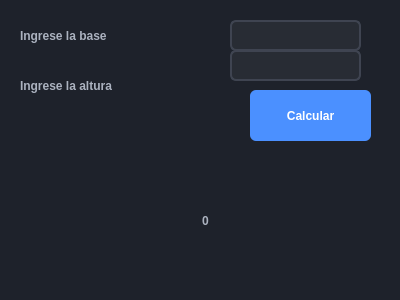
<?xml version="1.0" encoding="UTF-8"?>
<ui version="4.0">
 <class>Dialog</class>
 <widget class="QDialog" name="Dialog">
  <property name="geometry">
   <rect>
    <x>0</x>
    <y>0</y>
    <width>400</width>
    <height>300</height>
   </rect>
  </property>
  <property name="windowTitle">
   <string>Area de un Triangulo</string>
  </property>
  <property name="styleSheet">
   <string notr="true">/* DISEÑO GENERAL DE LA VENTANA */
QDialog, QMainWindow {
    background-color: #1e222b; /* Fondo oscuro elegante */
    color: #ffffff;            /* Texto blanco */
    font-family: &quot;Segoe UI&quot;, Arial, sans-serif;
    font-size: 14px;
}

/* DISEÑO DE LOS CUADROS DE TEXTO (Inputs) */
QLineEdit, QTextEdit, QPlainTextEdit {
    background-color: #282c34; /* Gris más claro que el fondo */
    color: #ffffff;
    border: 2px solid #3f4451;  /* Borde sutil */
    border-radius: 6px;        /* Bordes redondeados */
    padding: 6px 10px;
    selection-background-color: #4b90ff;
}

/* Cuando el usuario hace clic para escribir en el cuadro de texto */
QLineEdit:focus, QTextEdit:focus, QPlainTextEdit:focus {
    border: 2px solid #4b90ff; /* El borde cambia a azul brillante */
    background-color: #2c313c;
}

/* DISEÑO DE LAS ETIQUETAS DE TEXTO (Labels) */
QLabel {
    color: #abb2bf; /* Color gris claro/plateado para que no canse la vista */
    font-weight: 500;
}

/* DISEÑO DEL BOTÓN CALCULAR */
QPushButton {
    background-gradient: qlineargradient(x1:0, y1:0, x2:0, y2:1, stop:0 #4b90ff, stop:1 #2766cc);
    background-color: #4b90ff; /* Azul base */
    color: #ffffff;
    font-weight: bold;
    border: none;
    border-radius: 6px;        /* Botón redondeado */
    padding: 10px 20px;
    min-height: 20px;
}

/* Cuando el usuario pasa el mouse sobre el botón */
QPushButton:hover {
    background-color: #619eff; /* Se vuelve un azul más vivo */
    cursor: pointer;
}

/* Cuando el usuario presiona el botón */
QPushButton:pressed {
    background-color: #1f54a8; /* Se oscurece un poco al hundirse */
    padding-top: 11px;         /* Efecto visual de click */
    padding-bottom: 9px;
}</string>
  </property>
  <widget class="QLabel" name="label">
   <property name="geometry">
    <rect>
     <x>20</x>
     <y>20</y>
     <width>131</width>
     <height>31</height>
    </rect>
   </property>
   <property name="text">
    <string>Ingrese la base</string>
   </property>
  </widget>
  <widget class="QLabel" name="label_2">
   <property name="geometry">
    <rect>
     <x>20</x>
     <y>60</y>
     <width>151</width>
     <height>51</height>
    </rect>
   </property>
   <property name="text">
    <string>Ingrese la altura</string>
   </property>
  </widget>
  <widget class="QLineEdit" name="txt_base">
   <property name="geometry">
    <rect>
     <x>230</x>
     <y>20</y>
     <width>131</width>
     <height>31</height>
    </rect>
   </property>
  </widget>
  <widget class="QLineEdit" name="txt_altura">
   <property name="geometry">
    <rect>
     <x>230</x>
     <y>50</y>
     <width>131</width>
     <height>31</height>
    </rect>
   </property>
  </widget>
  <widget class="QPushButton" name="btn_calcular">
   <property name="geometry">
    <rect>
     <x>250</x>
     <y>90</y>
     <width>121</width>
     <height>51</height>
    </rect>
   </property>
   <property name="text">
    <string>Calcular</string>
   </property>
  </widget>
  <widget class="QLabel" name="lbl_resultado">
   <property name="geometry">
    <rect>
     <x>30</x>
     <y>160</y>
     <width>351</width>
     <height>121</height>
    </rect>
   </property>
   <property name="text">
    <string>0</string>
   </property>
   <property name="alignment">
    <set>Qt::AlignCenter</set>
   </property>
  </widget>
 </widget>
 <resources/>
 <connections/>
</ui>
